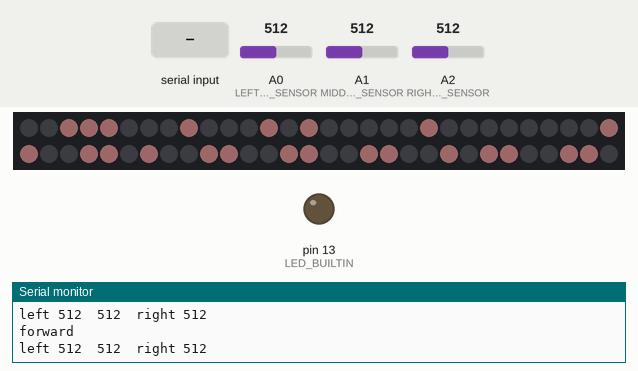
Recording of a sketch running on a simulated Arduino Uno, built with avr-gcc and run on an emulated ATmega328P. On the bench: 60 RGB LEDs in strip order, left to right, continuing on the next row, output pins drawn as LEDs (lit = HIGH), the last lines printed to the serial monitor. The inputs (shaded band) are chosen by the test bench; at power-on: A1 (MIDDLE_DIST_SENSOR) = 512, A0 (LEFT_DIST_SENSOR) = 512, A2 (RIGHT_DIST_SENSOR) = 512. Dim RGB values are drawn brighter than linear; pins used as bus, display or sensor lines are not drawn.

Above: at 1.2 s.
1.3 s: A1 (MIDDLE_DIST_SENSOR) set to 22
2.8 s: A1 (MIDDLE_DIST_SENSOR) set to 18
At 3.1 s:
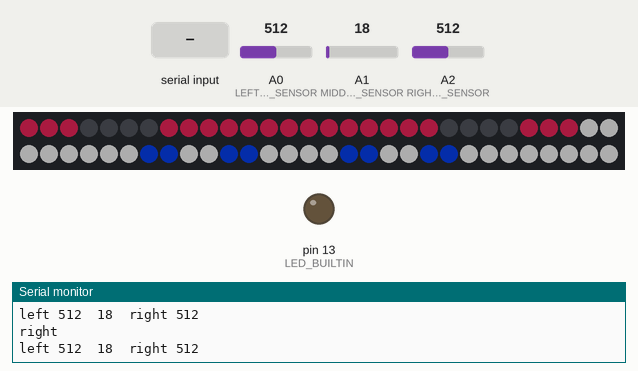
4.3 s: "1" received over Serial
At 5.4 s:
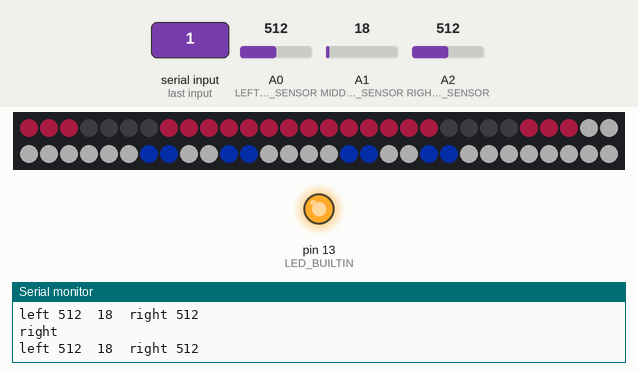
5.8 s: A0 (LEFT_DIST_SENSOR) set to 716
At 6.7 s:
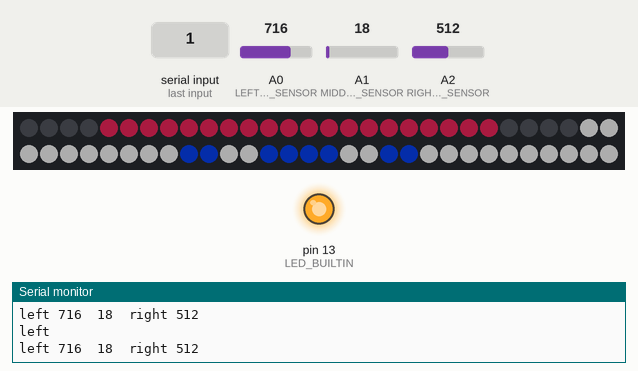
7.3 s: "b" received over Serial
At 7.47 s:
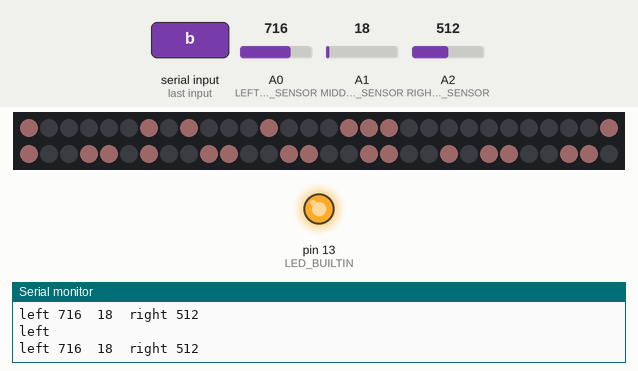
Timing chart, 0 to 10.3 s (numbered marks = the images above; inputs shaded):
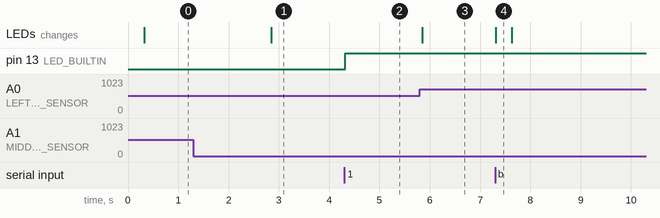

Measured:
- the behaviour switches between 21 and 20 on A1 (MIDDLE_DIST_SENSOR) (found by bisection; images 0 and 1)
- after the input at 2.8 s, the LEDs: change after 0.05 s (image 1)
- after the input at 4.3 s, pin 13 (LED_BUILTIN): LOW → HIGH at once
- after the input at 5.8 s, the LEDs: change after 0.05 s (image 3)
- after the input at 7.3 s, the LEDs: change at once (image 4)

The sketch:

faceMotorsSensors.ino
```cpp
/*
    using Arduino Uno for simplicity
    based on the LoRa version

    05 Nov 2023 - ms - copied from LoRa and removed a ton of stuff
                       face and motors work with commands from
                       serial port; no sensors yet
    06 Nov 2023 - ms - add sensors
    11 Nov 2023 - ms - modified sensors to require triggering, to prevent interference
    12 Nov 2023 - ms - now add some facial expressions
*/

/*
   Libraries
*/
#include <Adafruit_NeoPixel.h>
#include <SoftwareSerial.h>
#include <Face.h>

#include <SabertoothMotorController.h>

/*
   Pin usage
*/

const int FACE_NEOPIXEL_PIN = 2;
const int MC_RCV_PIN = 3; // actually unused
const int MC_XMIT_PIN = 4; // transmit to motor controller
const int SENSOR_TRIGGER_PIN = 6;
const int LEFT_DIST_SENSOR = A0;
const int MIDDLE_DIST_SENSOR = A1;
const int RIGHT_DIST_SENSOR = A2;


/*
    Other global variables
*/
const int neoPixelFaceCount = 60;

// reasonable readings of distance sensor (unverified)
const int MIN_DISTANCE = 6;
const int MAX_DISTANCE = 200;

// Control verbosity of messages
const int verboseDistance = 1;
const int reportDistance = 2;
const int verboseMotor = 4;
const int debugMotor = 8;
const int verboseMOTORTIMEOUT = 16;
const int debugSensorReadingTick = 32;
const int debugPrint = 0;

// for controlling the motors
const int MYFORWARD = 0;
const int MYREVERSE = 1;
const int MOTORTIMEOUT = 1000;


/*
   global objects
*/
Face robotFace(neoPixelFaceCount, FACE_NEOPIXEL_PIN);
SoftwareSerial motorControllerSerialPort(MC_RCV_PIN, MC_XMIT_PIN); // RX, TX

SabertoothMotorController myMotorController(
  MC_RCV_PIN,
  MC_XMIT_PIN,
  MOTORTIMEOUT);

void setup() {

  Serial.begin(9600);

  pinMode(SENSOR_TRIGGER_PIN, OUTPUT);
  digitalWrite(SENSOR_TRIGGER_PIN, LOW);

  motorControllerSerialPort.begin(9600);

  robotFace.init();
  myMotorController.init();
}

void loop() {

  // "To command a range cycle, bring the RX pin high
  // for at least 20us but less than 48 msec. This will
  // start the sensor chain"
  digitalWrite(SENSOR_TRIGGER_PIN, HIGH); // takes about 3 us
  delayMicroseconds(22); // bit of a safety margin
  digitalWrite(SENSOR_TRIGGER_PIN, LOW);

  // Although the sensors take 49ms to measure, since
  // it's buffered I can read one after the other
  int leftDistance = analogRead(LEFT_DIST_SENSOR);
  delay(1);
  int frontDistance = analogRead(MIDDLE_DIST_SENSOR);
  delay(1);
  int rightDistance = analogRead(RIGHT_DIST_SENSOR);
  delay(1);

  Serial.print("left ");
  Serial.print(leftDistance);
  Serial.print("\t");
  Serial.print(frontDistance);
  Serial.print("\t");
  Serial.print("right ");
  Serial.print(rightDistance);
  Serial.println();

  // First check to see if we're stuck
  if (leftDistance < 20 && frontDistance < 20 && rightDistance < 20 ) {
    Serial.println("Nowhere to go. I'm stuck");
    myMotorController.forward(0);
    robotFace.clear();
    robotFace.frown();
  }

  // Is there room to go forward?
  // Only if there is room in front and the right and left distances are about the same
  else if (frontDistance > 20 ) { //&& abs(leftDistance - rightDistance) < 20) {
    Serial.println("forward");
    myMotorController.forward(150);
    robotFace.clear();
    robotFace.smile();
  }

  // Otherwise, figure out which way to turn
  // This seems to favor right turns. Is that due
  // to logic or different sensor behavior?
  else if (leftDistance > rightDistance) { // more room on the left so turn that way
    Serial.println("left");
    myMotorController.left(150);
    robotFace.clear();
    robotFace.eyesLeft();
  }
  else {
    Serial.println("right");
    myMotorController.right(150);
    robotFace.clear();
    robotFace.eyesRight();
  }

  if (Serial.available()) {
    char inChar = (char)Serial.read();
    updateMotors(inChar);
  }

  myMotorController.tick(); // this must be called regularly so never use delay()

}

void listenHardwareSerialPort() {
  // read the character we receive on the serial port from the RPi
  if (Serial.available()) {
    char inChar = (char)Serial.read();
    if (debugPrint & verboseMotor) Serial.print("listenHardwareSerialPort: received character ]");
    if (debugPrint & verboseMotor) Serial.print(inChar);
    if (debugPrint & verboseMotor) Serial.print("[");
    if (debugPrint & verboseMotor) Serial.println();

    updateMotors(inChar);
  }
}


void updateMotors(char inChar) {
  /*
    1 = pin 13 LED on
    0 = pin 13 LED  off
    F = move Forward
    B = move Backwards
    L = turn Left
    R = turn Right
    S = Stop
    + = set forward motor speed faster
    - = set forward motor speed slower
  */

  switch (inChar) {

    case '1':
      Serial.println("LED on");
      digitalWrite(LED_BUILTIN, HIGH);
      break;
    case '0':
      Serial.println("LED off");
      digitalWrite(LED_BUILTIN, LOW);
      break;
    case 'f':
    case 'F':
      myMotorController.forward(80);
      robotFace.clear();
      robotFace.smile();
      break;
    case 'b':
    case 'B':
      myMotorController.backward(80);
      robotFace.clear();
      robotFace.frown();
      break;
    case 'l':
    case 'L':
      myMotorController.left(80);
      robotFace.clear();
      robotFace.eyesLeft();
      break;
    case 'r':
    case 'R':
      myMotorController.right(80);
      robotFace.clear();
      robotFace.eyesRight();
      break;

    default:
      myMotorController.forward(0);
      Serial.println("invalid message");
  }
}
```
